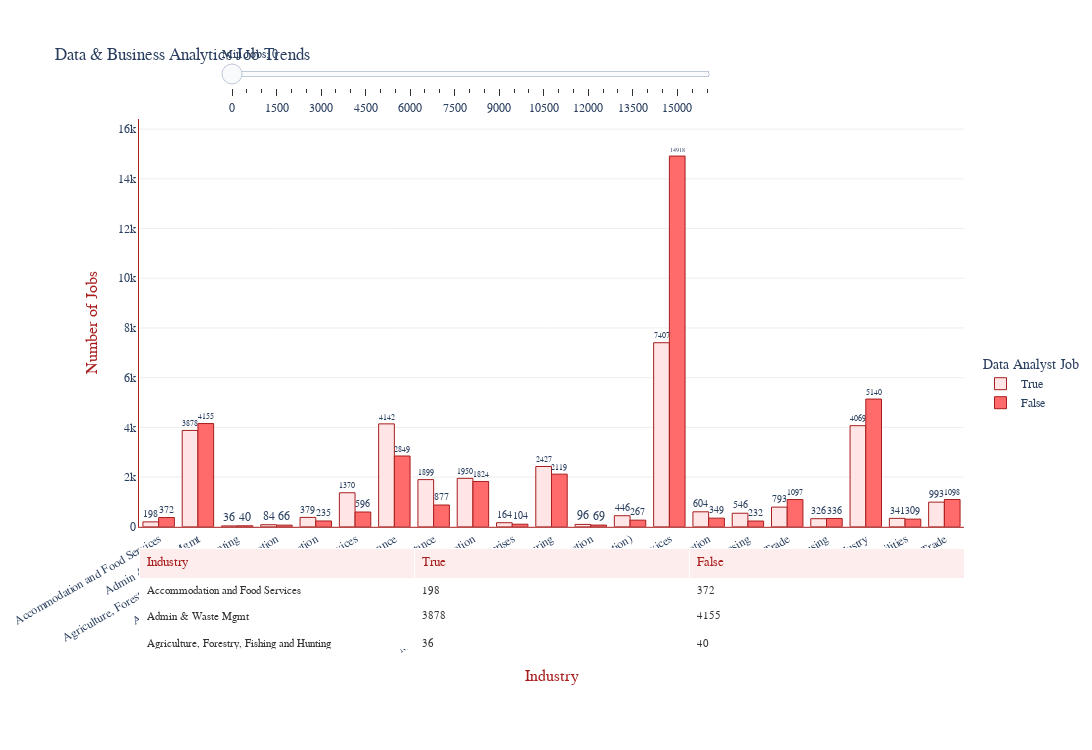

Source (notebook cell):
### Code cell
import pandas as pd
import plotly.graph_objects as go
from plotly.subplots import make_subplots

# ─────────────────────────────────────────────────────────
# 1) Prepare your data
# ─────────────────────────────────────────────────────────
# assume `eda` is already loaded with DATA_ANALYST_JOB (bool) & NAICS2_NAME
df_grouped = (
    eda
      .groupby(['DATA_ANALYST_JOB','NAICS2_NAME'])
      .size()
      .reset_index(name='Job_Count')
)
# shorten long names...
short_names = {
    'Professional, Scientific, and Technical Services': 'Prof. Services',
    'Administrative and Support and Waste Management and Remediation Services': 'Admin & Waste Mgmt',
    # …etc…
}
df_grouped['Industry'] = df_grouped['NAICS2_NAME'] \
                            .map(short_names) \
                            .fillna(df_grouped['NAICS2_NAME'])
df_grouped['Job_Type'] = df_grouped['DATA_ANALYST_JOB'] \
                             .map({True: 'True', False: 'False'})

# pivot so we have True/False side by side
pivot = df_grouped.pivot_table(
    index='Industry',
    columns='Job_Type',
    values='Job_Count',
    aggfunc='sum',
    fill_value=0
).reset_index()
x       = pivot['Industry']
y_true  = pivot['True']
y_false = pivot['False']

# ─────────────────────────────────────────────────────────
# 2) Build the figure with two rows, but give the top row more height
# ─────────────────────────────────────────────────────────
fig = make_subplots(
    rows=2, cols=1,
    row_heights=[0.80, 0.20],    # 80% height for bars, 20% for table
    specs=[[{'type':'bar'}],[{'type':'table'}]],
    vertical_spacing=0.04       # a little breathing room
)

# add bar traces
colors = {'True':'#FFE5E5','False':'#FF6B6B'}
fig.add_trace(
    go.Bar(
        x=x, y=y_true, name='True',
        marker=dict(color=colors['True'], line=dict(color='#A81D1D',width=1)),
        text=y_true, textposition='outside'
    ),
    row=1, col=1
)
fig.add_trace(
    go.Bar(
        x=x, y=y_false, name='False',
        marker=dict(color=colors['False'],line=dict(color='#A81D1D',width=1)),
        text=y_false, textposition='outside'
    ),
    row=1, col=1
)

# add table down below
fig.add_trace(
    go.Table(
        header=dict(
            values=["Industry","True","False"],
            fill_color='#FDEDEC',
            align='left',
            font=dict(color='#A81D1D',size=13),
            height=30
        ),
        cells=dict(
            values=[x, y_true, y_false],
            fill_color='white',
            align='left',
            font=dict(color='#333',size=11),
            height=25
        )
    ),
    row=2, col=1
)


fig.update_layout(
    title="Data & Business Analytics Job Trends",
    font=dict(family="Helvetica, sans-serif"),

    width=1100, height=750,
    margin=dict(l=60, r=60, t=100, b=100),

    plot_bgcolor='white',
    paper_bgcolor='white',

    xaxis=dict(
        title="Industry",
        title_font=dict(size=16,color='#A81D1D'),
        tickangle=-30,
        linecolor='#A81D1D'
    ),
    yaxis=dict(
        title="Number of Jobs",
        title_font=dict(size=16,color='#A81D1D'),
        gridcolor='rgba(200,200,200,0.3)',
        linecolor='#A81D1D',
        range=[0, max_jobs]
    ),
    legend=dict(
        title="Data Analyst Job",
        x=1.02, y=0.5
    ),

    sliders=[dict(
        active=0,
        currentvalue={"prefix":"Min Jobs: "},
        pad={"t":30},
        x=0.1, y=1.02,          # move the slider to just above the chart
        xanchor='left', yanchor='bottom',
        len=0.6,
        steps=steps
    )]
)

fig.show()

### Figure 1 — Plotly figure (JSON) as saved in the notebook; plotly's stock layout.template omitted (floating-point values rounded to 4 significant figures)
{"data": [{"marker": {"color": "#FFE5E5", "line": {"color": "#A81D1D", "width": 1}}, "name": "True", "text": [198, 3878, 36, 84, 379, 1370, 4142, 1899, 1950, 164, 2427, 96, 446, 7407, 604, 546, 793, 326, 4069, 341, 993], "textposition": "outside", "type": "bar", "x": ["Accommodation and Food Services", "Admin & Waste Mgmt", "Agriculture, Forestry, Fishing and Hunting", "Arts, Entertainment, and Recreation", "Construction", "Educational Services", "Finance and Insurance", "Health Care and Social Assistance", "Information", "Management of Companies and Enterprises", "Manufacturing", "Mining, Quarrying, and Oil and Gas Extraction", "Other Services (except Public Administration)", "Prof. Services", "Public Administration", "Real Estate and Rental and Leasing", "Retail Trade", "Transportation and Warehousing", "Unclassified Industry", "Utilities", "Wholesale Trade"], "xaxis": "x", "y": [198, 3878, 36, 84, 379, 1370, 4142, 1899, 1950, 164, 2427, 96, 446, 7407, 604, 546, 793, 326, 4069, 341, 993], "yaxis": "y"}, {"marker": {"color": "#FF6B6B", "line": {"color": "#A81D1D", "width": 1}}, "name": "False", "text": [372, 4155, 40, 66, 235, 596, 2849, 877, 1824, 104, 2119, 69, 267, 14918, 349, 232, 1097, 336, 5140, 309, 1098], "textposition": "outside", "type": "bar", "x": ["Accommodation and Food Services", "Admin & Waste Mgmt", "Agriculture, Forestry, Fishing and Hunting", "Arts, Entertainment, and Recreation", "Construction", "Educational Services", "Finance and Insurance", "Health Care and Social Assistance", "Information", "Management of Companies and Enterprises", "Manufacturing", "Mining, Quarrying, and Oil and Gas Extraction", "Other Services (except Public Administration)", "Prof. Services", "Public Administration", "Real Estate and Rental and Leasing", "Retail Trade", "Transportation and Warehousing", "Unclassified Industry", "Utilities", "Wholesale Trade"], "xaxis": "x", "y": [372, 4155, 40, 66, 235, 596, 2849, 877, 1824, 104, 2119, 69, 267, 14918, 349, 232, 1097, 336, 5140, 309, 1098], "yaxis": "y"}, {"cells": {"align": "left", "fill": {"color": "white"}, "font": {"color": "#333", "size": 11}, "height": 25, "values": [["Accommodation and Food Services", "Admin & Waste Mgmt", "Agriculture, Forestry, Fishing and Hunting", "Arts, Entertainment, and Recreation", "Construction", "Educational Services", "Finance and Insurance", "Health Care and Social Assistance", "Information", "Management of Companies and Enterprises", "Manufacturing", "Mining, Quarrying, and Oil and Gas Extraction", "Other Services (except Public Administration)", "Prof. Services", "Public Administration", "Real Estate and Rental and Leasing", "Retail Trade", "Transportation and Warehousing", "Unclassified Industry", "Utilities", "Wholesale Trade"], [198, 3878, 36, 84, 379, 1370, 4142, 1899, 1950, 164, 2427, 96, 446, 7407, 604, 546, 793, 326, 4069, 341, 993], [372, 4155, 40, 66, 235, 596, 2849, 877, 1824, 104, 2119, 69, 267, 14918, 349, 232, 1097, 336, 5140, 309, 1098]]}, "domain": {"x": [0, 1], "y": [0, 0.192]}, "header": {"align": "left", "fill": {"color": "#FDEDEC"}, "font": {"color": "#A81D1D", "size": 13}, "height": 30, "values": ["Industry", "True", "False"]}, "type": "table"}], "layout": {"font": {"family": "Helvetica, sans-serif"}, "height": 750, "legend": {"title": {"text": "Data Analyst Job"}, "x": 1.02, "y": 0.5}, "margin": {"b": 100, "l": 60, "r": 60, "t": 100}, "paper_bgcolor": "white", "plot_bgcolor": "white", "sliders": [{"active": 0, "currentvalue": {"prefix": "Min Jobs: "}, "len": 0.6, "pad": {"t": 30}, "steps": [{"args": [{"y": [[198, 3878, 36, 84, 379, 1370, 4142, 1899, 1950, 164, 2427, 96, 446, 7407, 604, 546, 793, 326, 4069, 341, 993], [372, 4155, 40, 66, 235, 596, 2849, 877, 1824, 104, 2119, 69, 267, 14918, 349, 232, 1097, 336, 5140, 309, 1098]]}, {"title": "Min Jobs ≥ 0"}], "label": "0", "method": "update"}, {"args": [{"y": [[0, 3878, 0, 0, 0, 1370, 4142, 1899, 1950, 0, 2427, 0, 0, 7407, 604, 546, 793, 0, 4069, 0, 993], [0, 4155, 0, 0, 0, 596, 2849, 877, 1824, 0, 2119, 0, 0, 14918, 0, 0, 1097, 0, 5140, 0, 1098]]}, {"title": "Min Jobs ≥ 500"}], "label": "500", "method": "update"}, {"args": [{"y": [[0, 3878, 0, 0, 0, 1370, 4142, 1899, 1950, 0, 2427, 0, 0, 7407, 0, 0, 0, 0, 4069, 0, 0], [0, 4155, 0, 0, 0, 0, 2849, 0, 1824, 0, 2119, 0, 0, 14918, 0, 0, 1097, 0, 5140, 0, 1098]]}, {"title": "Min Jobs ≥ 1000"}], "label": "1000", "method": "update"}, {"args": [{"y": [[0, 3878, 0, 0, 0, 0, 4142, 1899, 1950, 0, 2427, 0, 0, 7407, 0, 0, 0, 0, 4069, 0, 0], [0, 4155, 0, 0, 0, 0, 2849, 0, 1824, 0, 2119, 0, 0, 14918, 0, 0, 0, 0, 5140, 0, 0]]}, {"title": "Min Jobs ≥ 1500"}], "label": "1500", "method": "update"}, {"args": [{"y": [[0, 3878, 0, 0, 0, 0, 4142, 0, 0, 0, 2427, 0, 0, 7407, 0, 0, 0, 0, 4069, 0, 0], [0, 4155, 0, 0, 0, 0, 2849, 0, 0, 0, 2119, 0, 0, 14918, 0, 0, 0, 0, 5140, 0, 0]]}, {"title": "Min Jobs ≥ 2000"}], "label": "2000", "method": "update"}, {"args": [{"y": [[0, 3878, 0, 0, 0, 0, 4142, 0, 0, 0, 0, 0, 0, 7407, 0, 0, 0, 0, 4069, 0, 0], [0, 4155, 0, 0, 0, 0, 2849, 0, 0, 0, 0, 0, 0, 14918, 0, 0, 0, 0, 5140, 0, 0]]}, {"title": "Min Jobs ≥ 2500"}], "label": "2500", "method": "update"}, {"args": [{"y": [[0, 3878, 0, 0, 0, 0, 4142, 0, 0, 0, 0, 0, 0, 7407, 0, 0, 0, 0, 4069, 0, 0], [0, 4155, 0, 0, 0, 0, 0, 0, 0, 0, 0, 0, 0, 14918, 0, 0, 0, 0, 5140, 0, 0]]}, {"title": "Min Jobs ≥ 3000"}], "label": "3000", "method": "update"}, {"args": [{"y": [[0, 3878, 0, 0, 0, 0, 4142, 0, 0, 0, 0, 0, 0, 7407, 0, 0, 0, 0, 4069, 0, 0], [0, 4155, 0, 0, 0, 0, 0, 0, 0, 0, 0, 0, 0, 14918, 0, 0, 0, 0, 5140, 0, 0]]}, {"title": "Min Jobs ≥ 3500"}], "label": "3500", "method": "update"}, {"args": [{"y": [[0, 0, 0, 0, 0, 0, 4142, 0, 0, 0, 0, 0, 0, 7407, 0, 0, 0, 0, 4069, 0, 0], [0, 4155, 0, 0, 0, 0, 0, 0, 0, 0, 0, 0, 0, 14918, 0, 0, 0, 0, 5140, 0, 0]]}, {"title": "Min Jobs ≥ 4000"}], "label": "4000", "method": "update"}, {"args": [{"y": [[0, 0, 0, 0, 0, 0, 0, 0, 0, 0, 0, 0, 0, 7407, 0, 0, 0, 0, 0, 0, 0], [0, 0, 0, 0, 0, 0, 0, 0, 0, 0, 0, 0, 0, 14918, 0, 0, 0, 0, 5140, 0, 0]]}, {"title": "Min Jobs ≥ 4500"}], "label": "4500", "method": "update"}, {"args": [{"y": [[0, 0, 0, 0, 0, 0, 0, 0, 0, 0, 0, 0, 0, 7407, 0, 0, 0, 0, 0, 0, 0], [0, 0, 0, 0, 0, 0, 0, 0, 0, 0, 0, 0, 0, 14918, 0, 0, 0, 0, 5140, 0, 0]]}, {"title": "Min Jobs ≥ 5000"}], "label": "5000", "method": "update"}, {"args": [{"y": [[0, 0, 0, 0, 0, 0, 0, 0, 0, 0, 0, 0, 0, 7407, 0, 0, 0, 0, 0, 0, 0], [0, 0, 0, 0, 0, 0, 0, 0, 0, 0, 0, 0, 0, 14918, 0, 0, 0, 0, 0, 0, 0]]}, {"title": "Min Jobs ≥ 5500"}], "label": "5500", "method": "update"}, {"args": [{"y": [[0, 0, 0, 0, 0, 0, 0, 0, 0, 0, 0, 0, 0, 7407, 0, 0, 0, 0, 0, 0, 0], [0, 0, 0, 0, 0, 0, 0, 0, 0, 0, 0, 0, 0, 14918, 0, 0, 0, 0, 0, 0, 0]]}, {"title": "Min Jobs ≥ 6000"}], "label": "6000", "method": "update"}, {"args": [{"y": [[0, 0, 0, 0, 0, 0, 0, 0, 0, 0, 0, 0, 0, 7407, 0, 0, 0, 0, 0, 0, 0], [0, 0, 0, 0, 0, 0, 0, 0, 0, 0, 0, 0, 0, 14918, 0, 0, 0, 0, 0, 0, 0]]}, {"title": "Min Jobs ≥ 6500"}], "label": "6500", "method": "update"}, {"args": [{"y": [[0, 0, 0, 0, 0, 0, 0, 0, 0, 0, 0, 0, 0, 7407, 0, 0, 0, 0, 0, 0, 0], [0, 0, 0, 0, 0, 0, 0, 0, 0, 0, 0, 0, 0, 14918, 0, 0, 0, 0, 0, 0, 0]]}, {"title": "Min Jobs ≥ 7000"}], "label": "7000", "method": "update"}, {"args": [{"y": [[0, 0, 0, 0, 0, 0, 0, 0, 0, 0, 0, 0, 0, 0, 0, 0, 0, 0, 0, 0, 0], [0, 0, 0, 0, 0, 0, 0, 0, 0, 0, 0, 0, 0, 14918, 0, 0, 0, 0, 0, 0, 0]]}, {"title": "Min Jobs ≥ 7500"}], "label": "7500", "method": "update"}, {"args": [{"y": [[0, 0, 0, 0, 0, 0, 0, 0, 0, 0, 0, 0, 0, 0, 0, 0, 0, 0, 0, 0, 0], [0, 0, 0, 0, 0, 0, 0, 0, 0, 0, 0, 0, 0, 14918, 0, 0, 0, 0, 0, 0, 0]]}, {"title": "Min Jobs ≥ 8000"}], "label": "8000", "method": "update"}, {"args": [{"y": [[0, 0, 0, 0, 0, 0, 0, 0, 0, 0, 0, 0, 0, 0, 0, 0, 0, 0, 0, 0, 0], [0, 0, 0, 0, 0, 0, 0, 0, 0, 0, 0, 0, 0, 14918, 0, 0, 0, 0, 0, 0, 0]]}, {"title": "Min Jobs ≥ 8500"}], "label": "8500", "method": "update"}, {"args": [{"y": [[0, 0, 0, 0, 0, 0, 0, 0, 0, 0, 0, 0, 0, 0, 0, 0, 0, 0, 0, 0, 0], [0, 0, 0, 0, 0, 0, 0, 0, 0, 0, 0, 0, 0, 14918, 0, 0, 0, 0, 0, 0, 0]]}, {"title": "Min Jobs ≥ 9000"}], "label": "9000", "method": "update"}, {"args": [{"y": [[0, 0, 0, 0, 0, 0, 0, 0, 0, 0, 0, 0, 0, 0, 0, 0, 0, 0, 0, 0, 0], [0, 0, 0, 0, 0, 0, 0, 0, 0, 0, 0, 0, 0, 14918, 0, 0, 0, 0, 0, 0, 0]]}, {"title": "Min Jobs ≥ 9500"}], "label": "9500", "method": "update"}, {"args": [{"y": [[0, 0, 0, 0, 0, 0, 0, 0, 0, 0, 0, 0, 0, 0, 0, 0, 0, 0, 0, 0, 0], [0, 0, 0, 0, 0, 0, 0, 0, 0, 0, 0, 0, 0, 14918, 0, 0, 0, 0, 0, 0, 0]]}, {"title": "Min Jobs ≥ 10000"}], "label": "10000", "method": "update"}, {"args": [{"y": [[0, 0, 0, 0, 0, 0, 0, 0, 0, 0, 0, 0, 0, 0, 0, 0, 0, 0, 0, 0, 0], [0, 0, 0, 0, 0, 0, 0, 0, 0, 0, 0, 0, 0, 14918, 0, 0, 0, 0, 0, 0, 0]]}, {"title": "Min Jobs ≥ 10500"}], "label": "10500", "method": "update"}, {"args": [{"y": [[0, 0, 0, 0, 0, 0, 0, 0, 0, 0, 0, 0, 0, 0, 0, 0, 0, 0, 0, 0, 0], [0, 0, 0, 0, 0, 0, 0, 0, 0, 0, 0, 0, 0, 14918, 0, 0, 0, 0, 0, 0, 0]]}, {"title": "Min Jobs ≥ 11000"}], "label": "11000", "method": "update"}, {"args": [{"y": [[0, 0, 0, 0, 0, 0, 0, 0, 0, 0, 0, 0, 0, 0, 0, 0, 0, 0, 0, 0, 0], [0, 0, 0, 0, 0, 0, 0, 0, 0, 0, 0, 0, 0, 14918, 0, 0, 0, 0, 0, 0, 0]]}, {"title": "Min Jobs ≥ 11500"}], "label": "11500", "method": "update"}, {"args": [{"y": [[0, 0, 0, 0, 0, 0, 0, 0, 0, 0, 0, 0, 0, 0, 0, 0, 0, 0, 0, 0, 0], [0, 0, 0, 0, 0, 0, 0, 0, 0, 0, 0, 0, 0, 14918, 0, 0, 0, 0, 0, 0, 0]]}, {"title": "Min Jobs ≥ 12000"}], "label": "12000", "method": "update"}, {"args": [{"y": [[0, 0, 0, 0, 0, 0, 0, 0, 0, 0, 0, 0, 0, 0, 0, 0, 0, 0, 0, 0, 0], [0, 0, 0, 0, 0, 0, 0, 0, 0, 0, 0, 0, 0, 14918, 0, 0, 0, 0, 0, 0, 0]]}, {"title": "Min Jobs ≥ 12500"}], "label": "12500", "method": "update"}, {"args": [{"y": [[0, 0, 0, 0, 0, 0, 0, 0, 0, 0, 0, 0, 0, 0, 0, 0, 0, 0, 0, 0, 0], [0, 0, 0, 0, 0, 0, 0, 0, 0, 0, 0, 0, 0, 14918, 0, 0, 0, 0, 0, 0, 0]]}, {"title": "Min Jobs ≥ 13000"}], "label": "13000", "method": "update"}, {"args": [{"y": [[0, 0, 0, 0, 0, 0, 0, 0, 0, 0, 0, 0, 0, 0, 0, 0, 0, 0, 0, 0, 0], [0, 0, 0, 0, 0, 0, 0, 0, 0, 0, 0, 0, 0, 14918, 0, 0, 0, 0, 0, 0, 0]]}, {"title": "Min Jobs ≥ 13500"}], "label": "13500", "method": "update"}, {"args": [{"y": [[0, 0, 0, 0, 0, 0, 0, 0, 0, 0, 0, 0, 0, 0, 0, 0, 0, 0, 0, 0, 0], [0, 0, 0, 0, 0, 0, 0, 0, 0, 0, 0, 0, 0, 14918, 0, 0, 0, 0, 0, 0, 0]]}, {"title": "Min Jobs ≥ 14000"}], "label": "14000", "method": "update"}, {"args": [{"y": [[0, 0, 0, 0, 0, 0, 0, 0, 0, 0, 0, 0, 0, 0, 0, 0, 0, 0, 0, 0, 0], [0, 0, 0, 0, 0, 0, 0, 0, 0, 0, 0, 0, 0, 14918, 0, 0, 0, 0, 0, 0, 0]]}, {"title": "Min Jobs ≥ 14500"}], "label": "14500", "method": "update"}, {"args": [{"y": [[0, 0, 0, 0, 0, 0, 0, 0, 0, 0, 0, 0, 0, 0, 0, 0, 0, 0, 0, 0, 0], [0, 0, 0, 0, 0, 0, 0, 0, 0, 0, 0, 0, 0, 0, 0, 0, 0, 0, 0, 0, 0]]}, {"title": "Min Jobs ≥ 15000"}], "label": "15000", "method": "update"}, {"args": [{"y": [[0, 0, 0, 0, 0, 0, 0, 0, 0, 0, 0, 0, 0, 0, 0, 0, 0, 0, 0, 0, 0], [0, 0, 0, 0, 0, 0, 0, 0, 0, 0, 0, 0, 0, 0, 0, 0, 0, 0, 0, 0, 0]]}, {"title": "Min Jobs ≥ 15500"}], "label": "15500", "method": "update"}, {"args": [{"y": [[0, 0, 0, 0, 0, 0, 0, 0, 0, 0, 0, 0, 0, 0, 0, 0, 0, 0, 0, 0, 0], [0, 0, 0, 0, 0, 0, 0, 0, 0, 0, 0, 0, 0, 0, 0, 0, 0, 0, 0, 0, 0]]}, {"title": "Min Jobs ≥ 16000"}], "label": "16000", "method": "update"}], "x": 0.1, "xanchor": "left", "y": 1.02, "yanchor": "bottom"}], "title": {"text": "Data & Business Analytics Job Trends"}, "width": 1100, "xaxis": {"anchor": "y", "domain": [0, 1], "linecolor": "#A81D1D", "tickangle": -30, "title": {"font": {"color": "#A81D1D", "size": 16}, "text": "Industry"}}, "yaxis": {"anchor": "x", "domain": [0.232, 1], "gridcolor": "rgba(200,200,200,0.3)", "linecolor": "#A81D1D", "range": [0, 16409], "title": {"font": {"color": "#A81D1D", "size": 16}, "text": "Number of Jobs"}}}}
